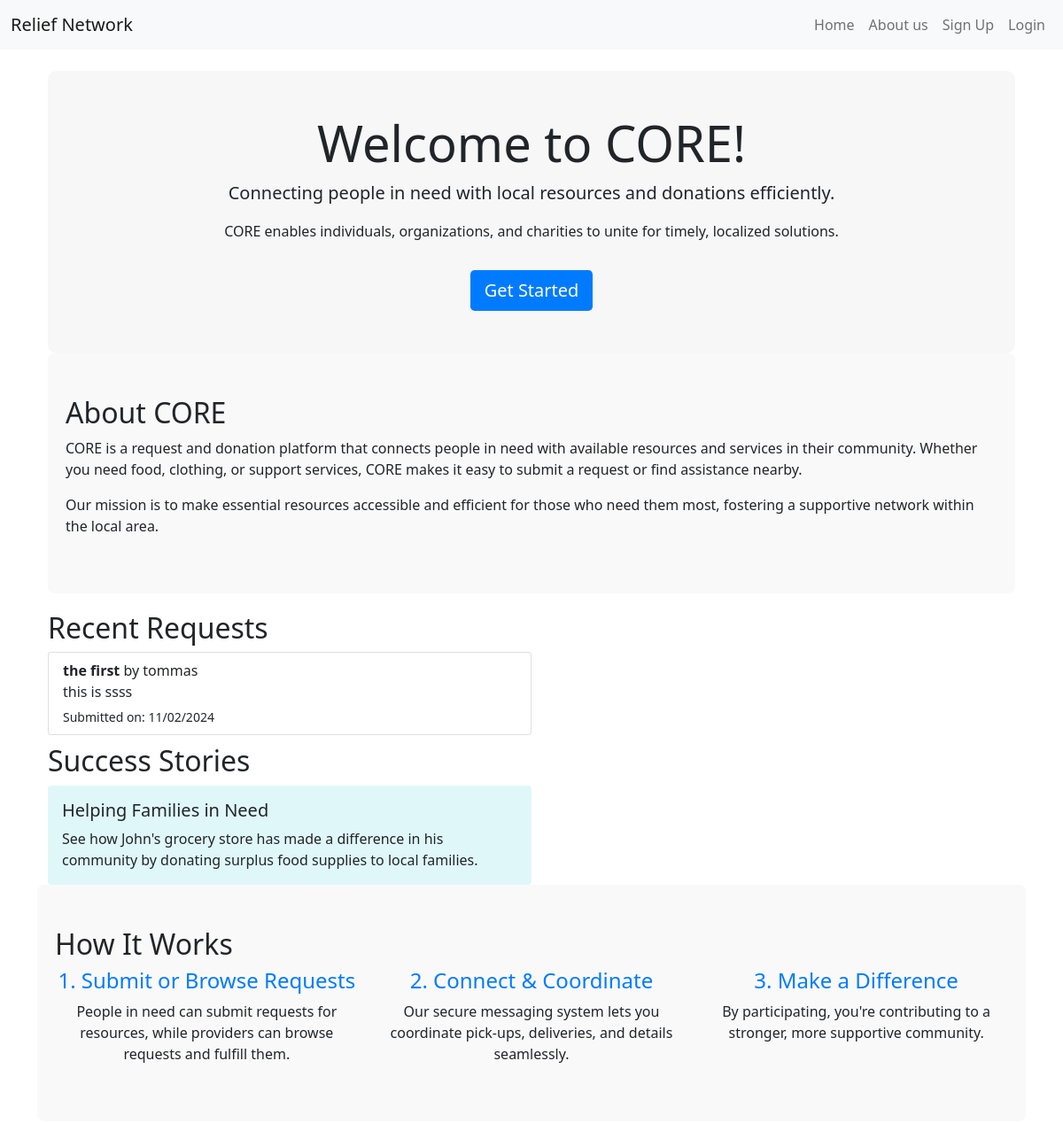
Page /home/ (upper part) on the earlier database version.
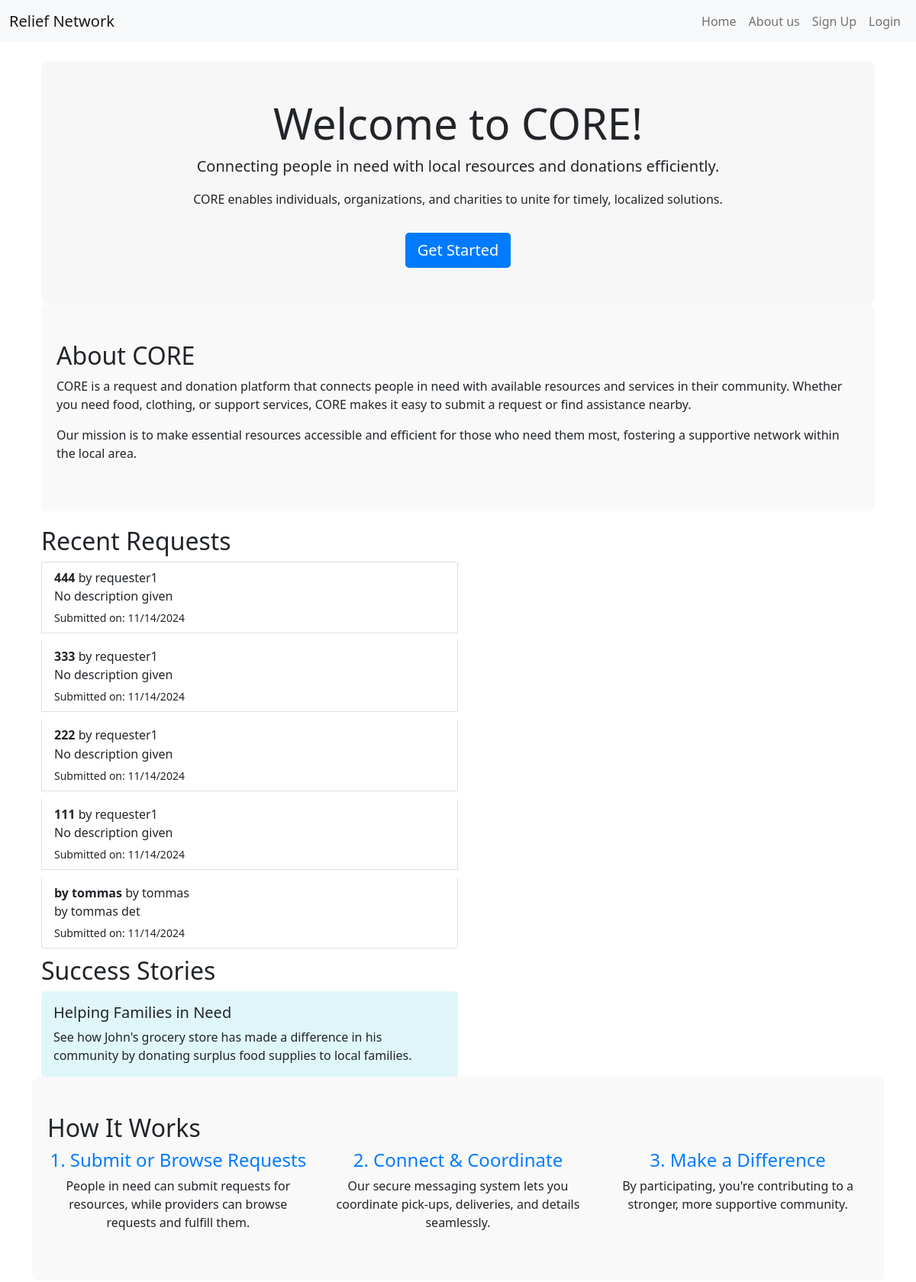
Same page on the later database version.
### requests_app/models.py (models this page shows, shortened)
class Request(models.Model):
    CATEGORY_CHOICES = (
        ('food', 'Food'),
        ('water', 'Water'),
        ('clothing', 'Clothing'),
        ('shelter', 'Shelter'),
        ('medical', 'Medical Supplies'),
        ('other', 'Other'),
    )
    URGENCY_LEVELS = (
        ('low', 'Low'),
        ('medium', 'Medium'),
        ('high', 'High'),
    )
    STATUS_CHOICES = (
        ('pending', 'Pending'),
        ('accepted', 'Accepted'),
        ('in_progress', 'In Progress'),
        ('completed', 'Completed'),
        ('cancelled', 'Cancelled'),
    )
    user = models.ForeignKey(User, on_delete=models.CASCADE)
    title = models.CharField(max_length=100, default='No title given')
    description = models.TextField(default='No description given')
    location = models.CharField(max_length=255, default='No location given')# add a more detailed address later
    category = models.CharField(max_length=50, choices=CATEGORY_CHOICES, default='Other')
    urgency = models.CharField(max_length=10, choices=URGENCY_LEVELS, default='Low')
    status = models.CharField(max_length=11, choices=STATUS_CHOICES, default='Pending')
    accepted_by = models.ForeignKey(User, null=True, blank=True, on_delete=models.SET_NULL, related_name='accepted_requests')# changeed the default to None if no one has accepted the request
    created_at = models.DateTimeField(default=timezone.now, editable=False)

### accounts/models.py (models this page shows)
class User(AbstractUser):
    USER_TYPE_CHOICES = (
        ('requester', 'Requester'),
        ('provider', 'Provider'),
    )
    user_type = models.CharField(max_length=10, choices=USER_TYPE_CHOICES)
    name = models.CharField(max_length=255, null=True, blank=True)  # Adding a name field
    email = models.EmailField(unique=True)

### main/views.py (the view)
# urls.py: 2. Add a URL to urlpatterns:  path('', views.home, name='home')
def home(request):
    recent_requests = Request.objects.order_by('-created_at')[:5]
    return render(request, 'home.html', {
        'recent_requests': recent_requests,
    })

### main/templates/home.html (shortened to what this page needs)
{% extends 'base.html' %}
{% block content %}
{% load static %}
<link rel="stylesheet" href="{% static 'css/home.css' %}">
<div class="container">
    <div class="hero-section text-center py-5">
        <h1 class="display-4">Welcome to CORE!</h1>
        <p class="lead">Connecting people in need with local resources and donations efficiently.</p>
        <p>CORE enables individuals, organizations, and charities to unite for timely, localized solutions.</p>
        <a href="{% url 'signup' %}" class="btn btn-primary btn-lg mt-3">Get Started</a>
    </div>
    <section class="about-section py-5">
        <h2>About CORE</h2>
        <p>CORE is a request and donation platform that connects people in need with available resources and services in their community. Whether you need food, clothing, or support services, CORE makes it easy to submit a request or find assistance nearby.</p>
        <p>Our mission is to make essential resources accessible and efficient for those who need them most, fostering a supportive network within the local area.</p>
    </section>
    <div class="col-md-6">
        <h2>Recent Requests</h2>
        <ul class="list-group">
            {% for request in recent_requests %}
            <li class="list-group-item">
                <strong>{{ request.title }}</strong> by {{ request.user.username }}
                <span class="badge badge-primary">{{ request.get_status_display }}</span>
                <p class="mb-1">{{ request.description|truncatewords:20 }}</p>
                <small>Submitted on: {{ request.created_at|date:"SHORT_DATE_FORMAT" }}</small>
            </li>
            {% empty %}
            <li class="list-group-item">No recent requests available.</li>
            {% endfor %}
        </ul>
    </div>
        <div class="col-md-6">
            <h2>Success Stories</h2>
            <div class="card success-story">
                <div class="card-body">
                    <h5 class="card-title">Helping Families in Need</h5>
                    <p class="card-text">See how John's grocery store has made a difference in his community by donating surplus food supplies to local families.</p>
                </div>
            </div>
        </div>
    </div>
    <section class="how-it-works py-5">
        <h2>How It Works</h2>
        <div class="row">
            <div class="col-md-4">
                <h4>1. Submit or Browse Requests</h4>
                <p>People in need can submit requests for resources, while providers can browse requests and fulfill them.</p>
            </div>
            <div class="col-md-4">
                <h4>2. Connect & Coordinate</h4>
                <p>Our secure messaging system lets you coordinate pick-ups, deliveries, and details seamlessly.</p>
            </div>
            <div class="col-md-4">
                <h4>3. Make a Difference</h4>
                <p>By participating, you're contributing to a stronger, more supportive community.</p>
            </div>
        </div>
    </section>
</div>
{% endblock %}

Differences in the rows shown:
no longer on this page (row edited): Request: title "the first", user.username "tommas", description "this is ssss", created_at "11/02/2024"
added Request: title "444", user.username "requester1", description "No description given", created_at "11/14/2024"
added Request: title "333", user.username "requester1", description "No description given", created_at "11/14/2024"
added Request: title "222", user.username "requester1", description "No description given", created_at "11/14/2024"
added Request: title "111", user.username "requester1", description "No description given", created_at "11/14/2024"
added Request: title "by tommas", user.username "tommas", description "by tommas det", created_at "11/14/2024"
